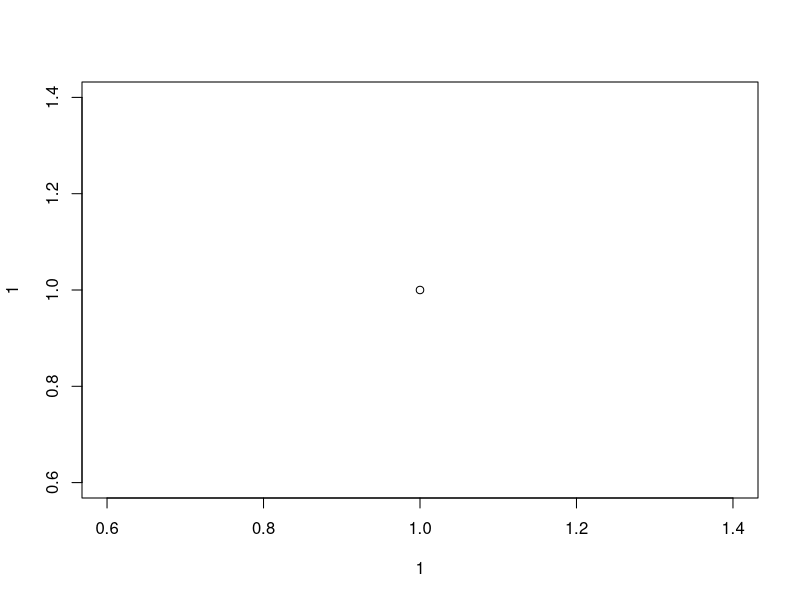
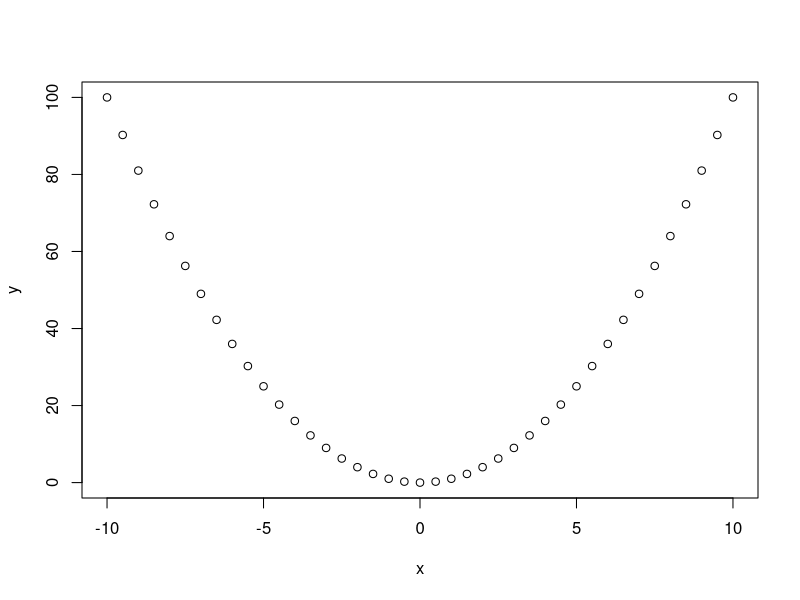
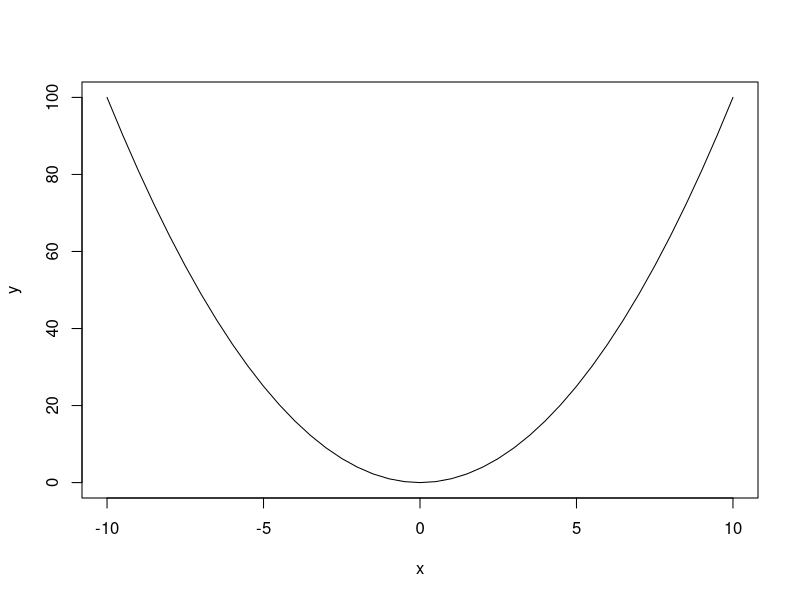
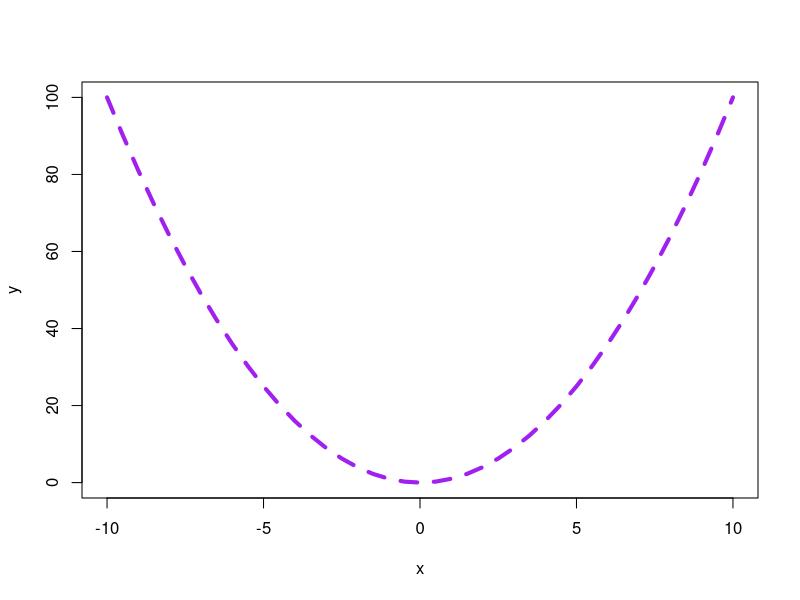
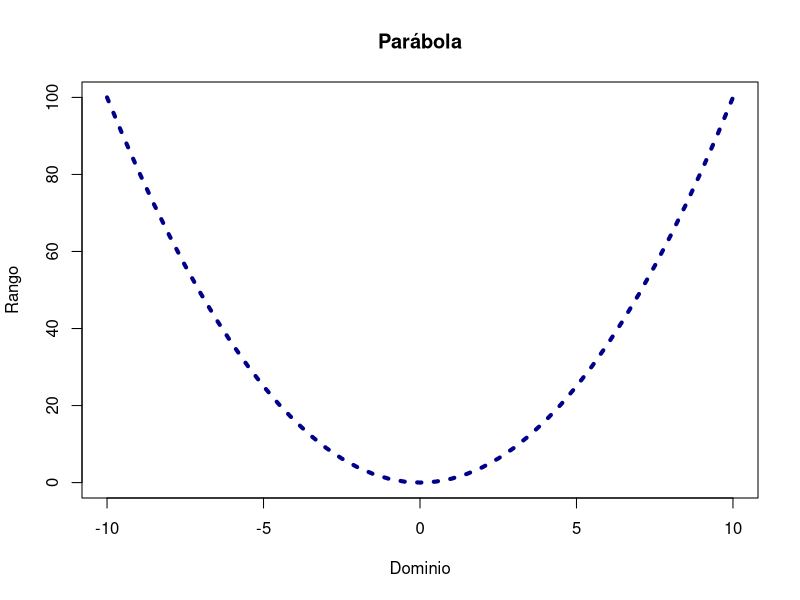
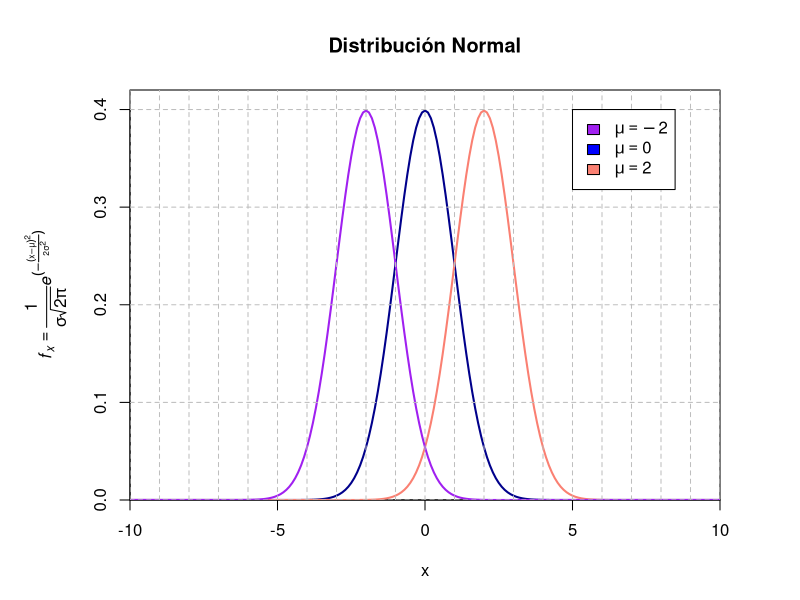

R code for these plots, in order:
## ---- chunk 1
10:1
5:10
## ---- chunk 2
  c(1, 10, 20)
  1:5
  example("mean")
## ---- chunk 3
plot(1, 1)
## ---- chunk 4
x <- seq(-10, 10, by = 0.5)
y <- x ^ 2
plot(x, y)
## ---- chunk 5
x <- seq(-10, 10, by = 0.5)
y <- x ^ 2
plot(x, y, type = "l")
## ---- chunk 6
x <- seq(-10, 10, by = 0.5)
y <- x ^ 2
plot(x, y, type = "l", lwd = 4, lty = 2, col = "purple")
## ---- chunk 7
x <- seq(-10, 10, by = 0.5)
y <- x ^ 2
plot(x, y, type = "l", lwd = 4, lty = 3, col = "darkblue", 
     main = "Parábola", xlab = "Dominio", ylab = "Rango")
## ---- chunk 8
sigma <- 1
mu <- 0
x <- seq(-10, 10, by = 0.1)
y <- 1 / (sigma * sqrt(2 * pi)) * exp(- (x - mu) ^ 2 /(2 * sigma ^2))
par(mar = c(5, 6.5, 4.5, 4))
plot(x, y, type = "l", lwd = 2, lty = 1, col = "darkblue", 
     main = "Distribución Normal", 
     ylab = expression(
       italic(f[x]) == frac(1, sigma*sqrt(2*pi)) * italic(e)^(-frac((x - mu)^2,2*sigma^2))
     ), xaxs = "i", yaxs = "i", ylim = c(0, 0.42))
mu <- 2
y1 <- 1 / (sigma * sqrt(2 * pi)) * exp(- (x - mu) ^ 2 /(2 * sigma ^2))
lines(x, y1, type = "l", lwd = 2, lty = 1, col = "salmon",  xlab = "Dominio")

mu <- -2
y1 <- 1 / (sigma * sqrt(2 * pi)) * exp(- (x - mu) ^ 2 /(2 * sigma ^2))
lines(x, y1, type = "l", lwd = 2, lty = 1, col = "purple",  xlab = "Dominio")
abline(v = seq(-10, 10, by = 1), h = seq(0, 0.4, 0.1), col = "gray", lty = 2)
legend(x = 5, y = 0.4, legend = c(expression(mu==-2),expression(mu == 0), expression(mu == 2)), 
       fill = c("purple", "blue", "salmon"))
